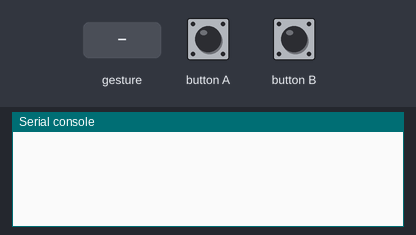
A program run on a simulated BBC micro:bit (MakeCode). Shown: the last lines printed to the serial console. The test bench sets the inputs (shaded band). No radio messages arrive unless stated (any console line starting 'radio sent:' is added by the test bench); a tilt is held for 1.5 s and a shake lasts 1 s, then the board lies face up again.

Above: at 1.2 s.
1.3 s: button A pressed for 0.15 s
At 2.6 s:
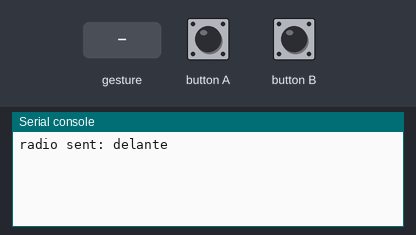
2.9 s: button B pressed for 0.15 s
At 4.1 s:
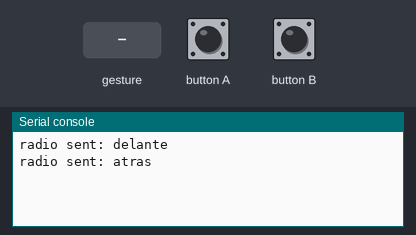
4.5 s: gesture 'tilt right'
At 5.8 s:
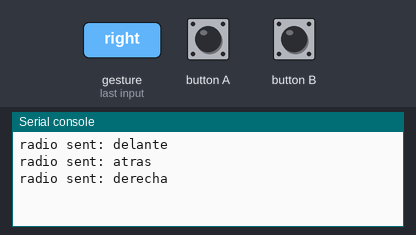
6.1 s: gesture 'tilt left'
At 7.0 s:
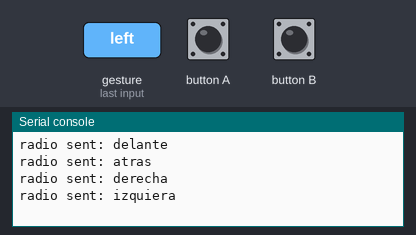

The program:

main.ts
```typescript
input.onButtonPressed(Button.A, function () {
    radio.sendString("delante")
})
input.onGesture(Gesture.TiltRight, function () {
    radio.sendString("derecha")
})
input.onGesture(Gesture.TiltLeft, function () {
    radio.sendString("izquiera")
})
input.onButtonPressed(Button.B, function () {
    radio.sendString("atras")
})
radio.setGroup(2)
```

test.ts
```typescript
// aquí va el archivo "tests"; esto no se compilará cuando este paquete se utilice como una extensión.
```

Measured:
- after the input at 1.3 s, the serial console: prints a new line after 0.15 s (image 1)
- after the input at 2.9 s, the serial console: prints a new line after 0.15 s (image 2)
- after the input at 4.5 s, the serial console: prints a new line after 0.10 s (image 3)
- after the input at 6.1 s, the serial console: prints a new line at once (image 4)
